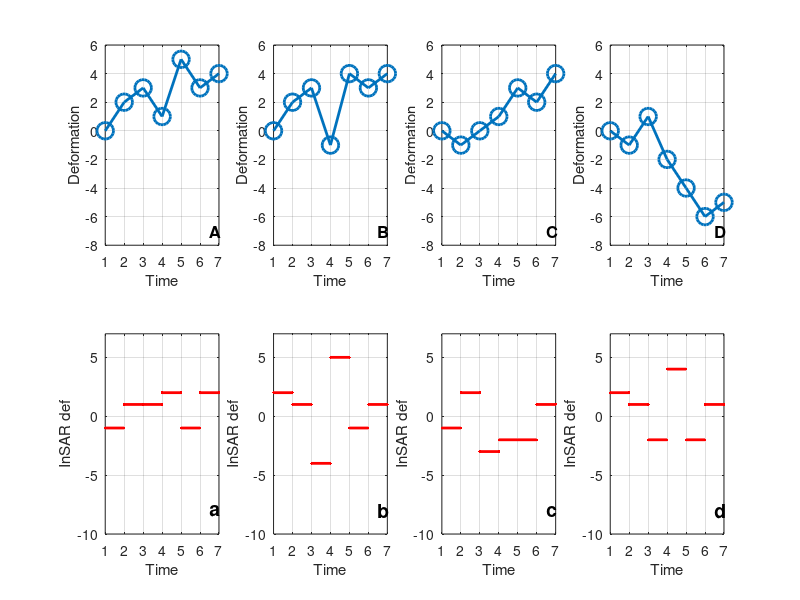
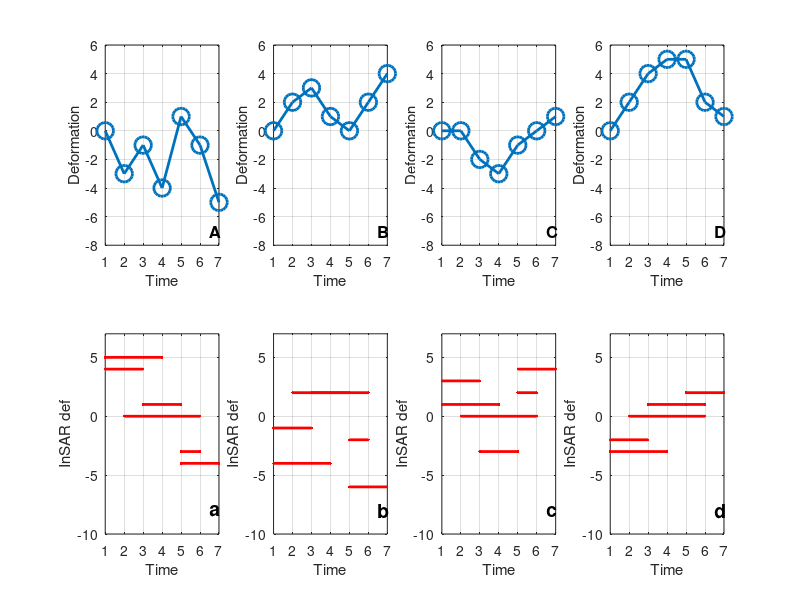

Here is the MATLAB script that generated these plots, in order:
def(:,1)=[1 3 4 2 6 4 5]';
def(:,2)=[2 4 5 1 6 5 6]';
def(:,3)=[2 1 2 3 5 4 6]';
def(:,4)=[7 6 8 5 3 1 2]';
G=[-1 1 0 0 0 0 0; 
    0 -1 1 0 0 0 0;
    0 0 -1 1 0 0 0;
    0 0 0 -1 1 0 0;
    0 0 0 0 -1 1 0;
    0 0 0 0 0 -1 1];
G2=[G;1 0 0 0 0  0 0];
inv(G2'*G2)*G2'


order1=[1 2 3 4];
order2=[3 2 4 1];
figure('position',[2 400 1000 350])
js=1:4;
names1={'A','B','C','D'};
names2={'a','b','c','d'};
for j=1:length(js)
    subplot(2,4,j)
    plot(def(:,order1(j))-def(1,order1(j)),'o-','markersize',12,'linewidth',2)
    hold on
    text(6.5,-7,names1{j},'fontweight','bold','fontsize',12)
    axis([1 7 -8 6])
    grid on
    set(gca,'xtick',[1:7])
    xlabel('Time')
    ylabel('Deformation')
    subplot(2,4,4+j)
    for i = 1:6
        ints=G*def(:,order2(j));
        id=find(abs(G(i,:))==1);
        plot([id(1) id(2)],[ints(i) ints(i)],'r.-','linewidth',2)
        hold on
    end
    hold on
    text(6.5,-8,names2{j},'fontweight','bold','fontsize',14)
    
    grid on
    set(gca,'xtick',[1:7])
    xlabel('Time')
    ylabel('InSAR def')
    axis([1 7 -10 7])
end
print -dpng HW1.png


def(:,1)=[6 3 5 2 7 5 1]';
def(:,2)=[1 3 4 2 1 3 5]';
def(:,3)=[5 5 3 2 4 5 6]';
def(:,4)=[1 3 5 6 6 3 2]';

G=[-1 0 0 1 0 0 0; 
    -1 0 1 0 0 0 0;
    0 0 0 0 -1 1 0;
    0 0 -1 0 1 0 0;
    0 -1 0 0 0 1 0;
    0 0 0 0 -1 0 1];
G2=[G;1 0 0 0 0  0 0];
inv(G2'*G2)*G2';

order1=[1 2 3 4];
order2=[4 1 2 3];
figure('position',[2 400 1000 350])
js=1:4;
names1={'A','B','C','D'};
names2={'a','b','c','d'};
for j=1:length(js)
    subplot(2,4,j)
    plot(def(:,order1(j))-def(1,order1(j)),'o-','markersize',12,'linewidth',2)
    hold on
    text(6.5,-7,names1{j},'fontweight','bold','fontsize',12)
    axis([1 7 -8 6])
    grid on
    set(gca,'xtick',[1:7])
    xlabel('Time')
    ylabel('Deformation')
    subplot(2,4,4+j)
    for i = 1:6
        ints=G*def(:,order2(j));
        id=find(abs(G(i,:))==1);
        plot([id(1) id(2)],[ints(i) ints(i)],'r.-','linewidth',2)
        hold on
    end
    hold on
    text(6.5,-8,names2{j},'fontweight','bold','fontsize',14)
    
    grid on
    set(gca,'xtick',[1:7])
    xlabel('Time')
    ylabel('InSAR def')
    axis([1 7 -10 7])
end
print -dpng HW2.png

return





G=[-1 0 0 1 0 0 0; 
   -1 0 1 0 0 0 0;
    0 0 0 0 -1 1 0;
    0 0 -1 1 0 0 0;
    0 -1 1 0 0 0 0;
    0 0 0 0 -1 0 1];
G2=[G;1 0 0 0 0  0 0];
inv(G2'*G2)*G2'


figure
for j=1:length(js)
    subplot(2,3,j)
    plot(def(:,js(j))-def(1,js(j)),'.-')
    axis([1 7 -8 6])
    subplot(2,3,3+j)
    for i = 1:length(ints)
        ints=G*def(:,js(j));
        id=find(abs(G(i,:))==1);
        plot([id(1) id(2)],[ints(i) ints(i)],'r')
        hold on
    end
    axis([1 7 -10 7])
end
print -dpng HW3.png
